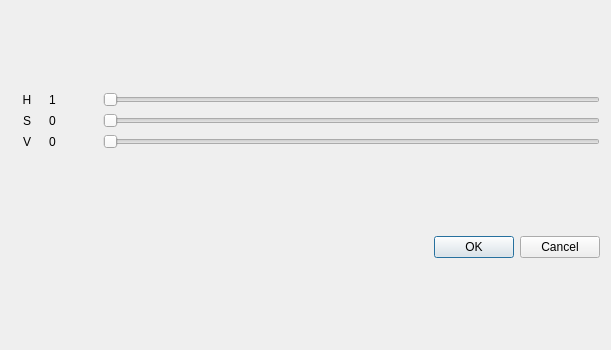
<?xml version="1.0" encoding="UTF-8"?>
<ui version="4.0">
 <class>DialogAdjustHsv</class>
 <widget class="QDialog" name="DialogAdjustHsv">
  <property name="geometry">
   <rect>
    <x>0</x>
    <y>0</y>
    <width>611</width>
    <height>350</height>
   </rect>
  </property>
  <property name="windowTitle">
   <string>Dialog</string>
  </property>
  <layout class="QGridLayout" name="gridLayout_2">
   <item row="0" column="0">
    <layout class="QGridLayout" name="gridLayout">
     <item row="0" column="0">
      <widget class="QLabel" name="label_H">
       <property name="minimumSize">
        <size>
         <width>32</width>
         <height>0</height>
        </size>
       </property>
       <property name="text">
        <string>H</string>
       </property>
       <property name="alignment">
        <set>Qt::AlignCenter</set>
       </property>
      </widget>
     </item>
     <item row="2" column="1">
      <widget class="QLabel" name="label_V_Value">
       <property name="minimumSize">
        <size>
         <width>48</width>
         <height>0</height>
        </size>
       </property>
       <property name="text">
        <string>0</string>
       </property>
      </widget>
     </item>
     <item row="2" column="0">
      <widget class="QLabel" name="label_V">
       <property name="minimumSize">
        <size>
         <width>32</width>
         <height>0</height>
        </size>
       </property>
       <property name="text">
        <string>V</string>
       </property>
       <property name="alignment">
        <set>Qt::AlignCenter</set>
       </property>
      </widget>
     </item>
     <item row="1" column="1">
      <widget class="QLabel" name="label_S_Value">
       <property name="minimumSize">
        <size>
         <width>48</width>
         <height>0</height>
        </size>
       </property>
       <property name="text">
        <string>0</string>
       </property>
      </widget>
     </item>
     <item row="1" column="0">
      <widget class="QLabel" name="label_S">
       <property name="minimumSize">
        <size>
         <width>32</width>
         <height>0</height>
        </size>
       </property>
       <property name="text">
        <string>S</string>
       </property>
       <property name="alignment">
        <set>Qt::AlignCenter</set>
       </property>
      </widget>
     </item>
     <item row="0" column="1">
      <widget class="QLabel" name="label_H_Value">
       <property name="minimumSize">
        <size>
         <width>48</width>
         <height>0</height>
        </size>
       </property>
       <property name="text">
        <string>1</string>
       </property>
      </widget>
     </item>
     <item row="0" column="2">
      <widget class="QSlider" name="horizontalSlider_H">
       <property name="maximum">
        <number>360</number>
       </property>
       <property name="orientation">
        <enum>Qt::Horizontal</enum>
       </property>
      </widget>
     </item>
     <item row="1" column="2">
      <widget class="QSlider" name="horizontalSlider_S">
       <property name="sizePolicy">
        <sizepolicy hsizetype="Expanding" vsizetype="Fixed">
         <horstretch>0</horstretch>
         <verstretch>0</verstretch>
        </sizepolicy>
       </property>
       <property name="minimum">
        <number>0</number>
       </property>
       <property name="maximum">
        <number>100</number>
       </property>
       <property name="orientation">
        <enum>Qt::Horizontal</enum>
       </property>
      </widget>
     </item>
     <item row="2" column="2">
      <widget class="QSlider" name="horizontalSlider_V">
       <property name="minimum">
        <number>0</number>
       </property>
       <property name="maximum">
        <number>360</number>
       </property>
       <property name="orientation">
        <enum>Qt::Horizontal</enum>
       </property>
      </widget>
     </item>
    </layout>
   </item>
   <item row="1" column="0">
    <widget class="QDialogButtonBox" name="buttonBox">
     <property name="orientation">
      <enum>Qt::Horizontal</enum>
     </property>
     <property name="standardButtons">
      <set>QDialogButtonBox::Cancel|QDialogButtonBox::Ok</set>
     </property>
    </widget>
   </item>
  </layout>
 </widget>
 <resources/>
 <connections>
  <connection>
   <sender>buttonBox</sender>
   <signal>accepted()</signal>
   <receiver>DialogAdjustHsv</receiver>
   <slot>accept()</slot>
   <hints>
    <hint type="sourcelabel">
     <x>248</x>
     <y>254</y>
    </hint>
    <hint type="destinationlabel">
     <x>157</x>
     <y>274</y>
    </hint>
   </hints>
  </connection>
  <connection>
   <sender>buttonBox</sender>
   <signal>rejected()</signal>
   <receiver>DialogAdjustHsv</receiver>
   <slot>reject()</slot>
   <hints>
    <hint type="sourcelabel">
     <x>316</x>
     <y>260</y>
    </hint>
    <hint type="destinationlabel">
     <x>286</x>
     <y>274</y>
    </hint>
   </hints>
  </connection>
 </connections>
</ui>
